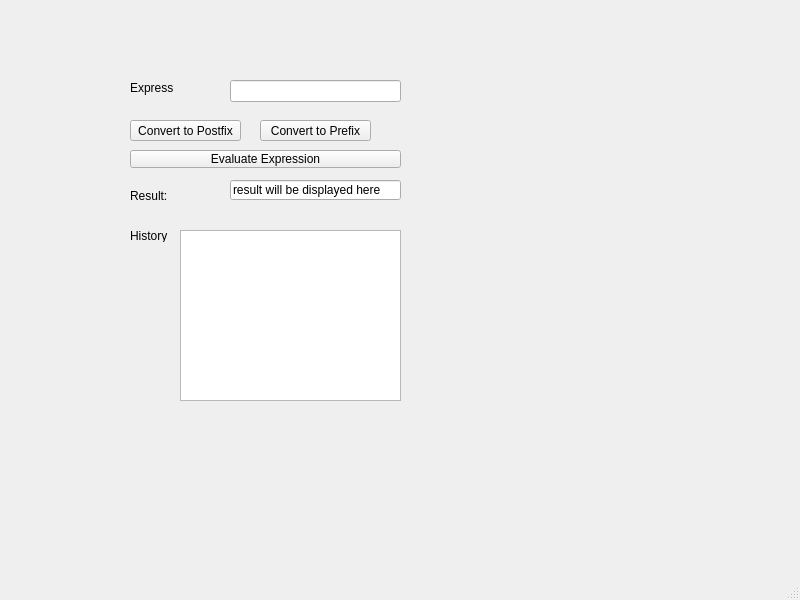
<?xml version="1.0" encoding="UTF-8"?>
<ui version="4.0">
 <class>MainWindow</class>
 <widget class="QMainWindow" name="MainWindow">
  <property name="geometry">
   <rect>
    <x>0</x>
    <y>0</y>
    <width>800</width>
    <height>600</height>
   </rect>
  </property>
  <property name="windowTitle">
   <string>MainWindow</string>
  </property>
  <widget class="QWidget" name="centralwidget">
   <widget class="QPushButton" name="btnConvertPostfix">
    <property name="geometry">
     <rect>
      <x>130</x>
      <y>120</y>
      <width>111</width>
      <height>21</height>
     </rect>
    </property>
    <property name="text">
     <string>Convert to Postfix</string>
    </property>
   </widget>
   <widget class="QPushButton" name="btnConvertPrefix">
    <property name="geometry">
     <rect>
      <x>260</x>
      <y>120</y>
      <width>111</width>
      <height>21</height>
     </rect>
    </property>
    <property name="text">
     <string>Convert to Prefix</string>
    </property>
   </widget>
   <widget class="QPushButton" name="btnEvaluate">
    <property name="geometry">
     <rect>
      <x>130</x>
      <y>150</y>
      <width>271</width>
      <height>18</height>
     </rect>
    </property>
    <property name="text">
     <string>Evaluate Expression</string>
    </property>
   </widget>
   <widget class="QLineEdit" name="lineEditExpression">
    <property name="geometry">
     <rect>
      <x>230</x>
      <y>80</y>
      <width>171</width>
      <height>22</height>
     </rect>
    </property>
    <property name="text">
     <string/>
    </property>
   </widget>
   <widget class="QLabel" name="expressionLabel">
    <property name="geometry">
     <rect>
      <x>130</x>
      <y>80</y>
      <width>44</width>
      <height>16</height>
     </rect>
    </property>
    <property name="text">
     <string>Expression:</string>
    </property>
   </widget>
   <widget class="QLabel" name="resultLabel">
    <property name="geometry">
     <rect>
      <x>130</x>
      <y>190</y>
      <width>37</width>
      <height>12</height>
     </rect>
    </property>
    <property name="text">
     <string>Result:</string>
    </property>
   </widget>
   <widget class="QListWidget" name="textEditHistory">
    <property name="geometry">
     <rect>
      <x>180</x>
      <y>230</y>
      <width>221</width>
      <height>171</height>
     </rect>
    </property>
   </widget>
   <widget class="QLabel" name="history">
    <property name="geometry">
     <rect>
      <x>130</x>
      <y>230</y>
      <width>37</width>
      <height>12</height>
     </rect>
    </property>
    <property name="text">
     <string>History</string>
    </property>
   </widget>
   <widget class="QLineEdit" name="lineEditResult">
    <property name="geometry">
     <rect>
      <x>230</x>
      <y>180</y>
      <width>171</width>
      <height>20</height>
     </rect>
    </property>
    <property name="text">
     <string>result will be displayed here</string>
    </property>
   </widget>
  </widget>
  <widget class="QMenuBar" name="menubar">
   <property name="geometry">
    <rect>
     <x>0</x>
     <y>0</y>
     <width>800</width>
     <height>17</height>
    </rect>
   </property>
  </widget>
  <widget class="QStatusBar" name="statusbar"/>
 </widget>
 <resources/>
 <connections/>
</ui>
